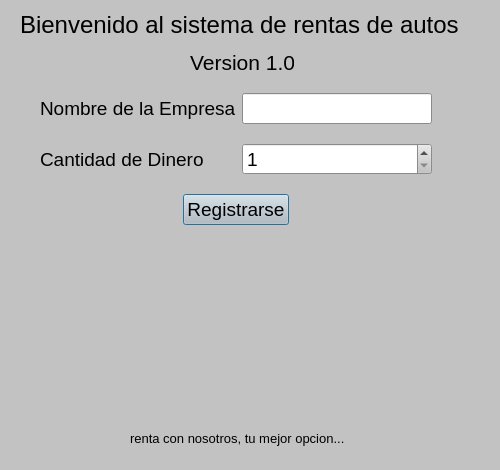
<?xml version="1.0" encoding="UTF-8"?>
<ui version="4.0">
 <class>Bienvenida</class>
 <widget class="QDialog" name="Bienvenida">
  <property name="geometry">
   <rect>
    <x>0</x>
    <y>0</y>
    <width>500</width>
    <height>470</height>
   </rect>
  </property>
  <property name="minimumSize">
   <size>
    <width>500</width>
    <height>470</height>
   </size>
  </property>
  <property name="maximumSize">
   <size>
    <width>500</width>
    <height>470</height>
   </size>
  </property>
  <property name="palette">
   <palette>
    <active>
     <colorrole role="WindowText">
      <brush brushstyle="SolidPattern">
       <color alpha="255">
        <red>0</red>
        <green>0</green>
        <blue>0</blue>
       </color>
      </brush>
     </colorrole>
     <colorrole role="Button">
      <brush brushstyle="SolidPattern">
       <color alpha="255">
        <red>194</red>
        <green>194</green>
        <blue>194</blue>
       </color>
      </brush>
     </colorrole>
     <colorrole role="Light">
      <brush brushstyle="SolidPattern">
       <color alpha="255">
        <red>255</red>
        <green>255</green>
        <blue>255</blue>
       </color>
      </brush>
     </colorrole>
     <colorrole role="Midlight">
      <brush brushstyle="SolidPattern">
       <color alpha="255">
        <red>224</red>
        <green>224</green>
        <blue>224</blue>
       </color>
      </brush>
     </colorrole>
     <colorrole role="Dark">
      <brush brushstyle="SolidPattern">
       <color alpha="255">
        <red>97</red>
        <green>97</green>
        <blue>97</blue>
       </color>
      </brush>
     </colorrole>
     <colorrole role="Mid">
      <brush brushstyle="SolidPattern">
       <color alpha="255">
        <red>129</red>
        <green>129</green>
        <blue>129</blue>
       </color>
      </brush>
     </colorrole>
     <colorrole role="Text">
      <brush brushstyle="SolidPattern">
       <color alpha="255">
        <red>0</red>
        <green>0</green>
        <blue>0</blue>
       </color>
      </brush>
     </colorrole>
     <colorrole role="BrightText">
      <brush brushstyle="SolidPattern">
       <color alpha="255">
        <red>255</red>
        <green>255</green>
        <blue>255</blue>
       </color>
      </brush>
     </colorrole>
     <colorrole role="ButtonText">
      <brush brushstyle="SolidPattern">
       <color alpha="255">
        <red>0</red>
        <green>0</green>
        <blue>0</blue>
       </color>
      </brush>
     </colorrole>
     <colorrole role="Base">
      <brush brushstyle="SolidPattern">
       <color alpha="255">
        <red>255</red>
        <green>255</green>
        <blue>255</blue>
       </color>
      </brush>
     </colorrole>
     <colorrole role="Window">
      <brush brushstyle="SolidPattern">
       <color alpha="255">
        <red>194</red>
        <green>194</green>
        <blue>194</blue>
       </color>
      </brush>
     </colorrole>
     <colorrole role="Shadow">
      <brush brushstyle="SolidPattern">
       <color alpha="255">
        <red>0</red>
        <green>0</green>
        <blue>0</blue>
       </color>
      </brush>
     </colorrole>
     <colorrole role="AlternateBase">
      <brush brushstyle="SolidPattern">
       <color alpha="255">
        <red>224</red>
        <green>224</green>
        <blue>224</blue>
       </color>
      </brush>
     </colorrole>
     <colorrole role="ToolTipBase">
      <brush brushstyle="SolidPattern">
       <color alpha="255">
        <red>255</red>
        <green>255</green>
        <blue>220</blue>
       </color>
      </brush>
     </colorrole>
     <colorrole role="ToolTipText">
      <brush brushstyle="SolidPattern">
       <color alpha="255">
        <red>0</red>
        <green>0</green>
        <blue>0</blue>
       </color>
      </brush>
     </colorrole>
    </active>
    <inactive>
     <colorrole role="WindowText">
      <brush brushstyle="SolidPattern">
       <color alpha="255">
        <red>0</red>
        <green>0</green>
        <blue>0</blue>
       </color>
      </brush>
     </colorrole>
     <colorrole role="Button">
      <brush brushstyle="SolidPattern">
       <color alpha="255">
        <red>194</red>
        <green>194</green>
        <blue>194</blue>
       </color>
      </brush>
     </colorrole>
     <colorrole role="Light">
      <brush brushstyle="SolidPattern">
       <color alpha="255">
        <red>255</red>
        <green>255</green>
        <blue>255</blue>
       </color>
      </brush>
     </colorrole>
     <colorrole role="Midlight">
      <brush brushstyle="SolidPattern">
       <color alpha="255">
        <red>224</red>
        <green>224</green>
        <blue>224</blue>
       </color>
      </brush>
     </colorrole>
     <colorrole role="Dark">
      <brush brushstyle="SolidPattern">
       <color alpha="255">
        <red>97</red>
        <green>97</green>
        <blue>97</blue>
       </color>
      </brush>
     </colorrole>
     <colorrole role="Mid">
      <brush brushstyle="SolidPattern">
       <color alpha="255">
        <red>129</red>
        <green>129</green>
        <blue>129</blue>
       </color>
      </brush>
     </colorrole>
     <colorrole role="Text">
      <brush brushstyle="SolidPattern">
       <color alpha="255">
        <red>0</red>
        <green>0</green>
        <blue>0</blue>
       </color>
      </brush>
     </colorrole>
     <colorrole role="BrightText">
      <brush brushstyle="SolidPattern">
       <color alpha="255">
        <red>255</red>
        <green>255</green>
        <blue>255</blue>
       </color>
      </brush>
     </colorrole>
     <colorrole role="ButtonText">
      <brush brushstyle="SolidPattern">
       <color alpha="255">
        <red>0</red>
        <green>0</green>
        <blue>0</blue>
       </color>
      </brush>
     </colorrole>
     <colorrole role="Base">
      <brush brushstyle="SolidPattern">
       <color alpha="255">
        <red>255</red>
        <green>255</green>
        <blue>255</blue>
       </color>
      </brush>
     </colorrole>
     <colorrole role="Window">
      <brush brushstyle="SolidPattern">
       <color alpha="255">
        <red>194</red>
        <green>194</green>
        <blue>194</blue>
       </color>
      </brush>
     </colorrole>
     <colorrole role="Shadow">
      <brush brushstyle="SolidPattern">
       <color alpha="255">
        <red>0</red>
        <green>0</green>
        <blue>0</blue>
       </color>
      </brush>
     </colorrole>
     <colorrole role="AlternateBase">
      <brush brushstyle="SolidPattern">
       <color alpha="255">
        <red>224</red>
        <green>224</green>
        <blue>224</blue>
       </color>
      </brush>
     </colorrole>
     <colorrole role="ToolTipBase">
      <brush brushstyle="SolidPattern">
       <color alpha="255">
        <red>255</red>
        <green>255</green>
        <blue>220</blue>
       </color>
      </brush>
     </colorrole>
     <colorrole role="ToolTipText">
      <brush brushstyle="SolidPattern">
       <color alpha="255">
        <red>0</red>
        <green>0</green>
        <blue>0</blue>
       </color>
      </brush>
     </colorrole>
    </inactive>
    <disabled>
     <colorrole role="WindowText">
      <brush brushstyle="SolidPattern">
       <color alpha="255">
        <red>97</red>
        <green>97</green>
        <blue>97</blue>
       </color>
      </brush>
     </colorrole>
     <colorrole role="Button">
      <brush brushstyle="SolidPattern">
       <color alpha="255">
        <red>194</red>
        <green>194</green>
        <blue>194</blue>
       </color>
      </brush>
     </colorrole>
     <colorrole role="Light">
      <brush brushstyle="SolidPattern">
       <color alpha="255">
        <red>255</red>
        <green>255</green>
        <blue>255</blue>
       </color>
      </brush>
     </colorrole>
     <colorrole role="Midlight">
      <brush brushstyle="SolidPattern">
       <color alpha="255">
        <red>224</red>
        <green>224</green>
        <blue>224</blue>
       </color>
      </brush>
     </colorrole>
     <colorrole role="Dark">
      <brush brushstyle="SolidPattern">
       <color alpha="255">
        <red>97</red>
        <green>97</green>
        <blue>97</blue>
       </color>
      </brush>
     </colorrole>
     <colorrole role="Mid">
      <brush brushstyle="SolidPattern">
       <color alpha="255">
        <red>129</red>
        <green>129</green>
        <blue>129</blue>
       </color>
      </brush>
     </colorrole>
     <colorrole role="Text">
      <brush brushstyle="SolidPattern">
       <color alpha="255">
        <red>97</red>
        <green>97</green>
        <blue>97</blue>
       </color>
      </brush>
     </colorrole>
     <colorrole role="BrightText">
      <brush brushstyle="SolidPattern">
       <color alpha="255">
        <red>255</red>
        <green>255</green>
        <blue>255</blue>
       </color>
      </brush>
     </colorrole>
     <colorrole role="ButtonText">
      <brush brushstyle="SolidPattern">
       <color alpha="255">
        <red>97</red>
        <green>97</green>
        <blue>97</blue>
       </color>
      </brush>
     </colorrole>
     <colorrole role="Base">
      <brush brushstyle="SolidPattern">
       <color alpha="255">
        <red>194</red>
        <green>194</green>
        <blue>194</blue>
       </color>
      </brush>
     </colorrole>
     <colorrole role="Window">
      <brush brushstyle="SolidPattern">
       <color alpha="255">
        <red>194</red>
        <green>194</green>
        <blue>194</blue>
       </color>
      </brush>
     </colorrole>
     <colorrole role="Shadow">
      <brush brushstyle="SolidPattern">
       <color alpha="255">
        <red>0</red>
        <green>0</green>
        <blue>0</blue>
       </color>
      </brush>
     </colorrole>
     <colorrole role="AlternateBase">
      <brush brushstyle="SolidPattern">
       <color alpha="255">
        <red>194</red>
        <green>194</green>
        <blue>194</blue>
       </color>
      </brush>
     </colorrole>
     <colorrole role="ToolTipBase">
      <brush brushstyle="SolidPattern">
       <color alpha="255">
        <red>255</red>
        <green>255</green>
        <blue>220</blue>
       </color>
      </brush>
     </colorrole>
     <colorrole role="ToolTipText">
      <brush brushstyle="SolidPattern">
       <color alpha="255">
        <red>0</red>
        <green>0</green>
        <blue>0</blue>
       </color>
      </brush>
     </colorrole>
    </disabled>
   </palette>
  </property>
  <property name="font">
   <font>
    <pointsize>14</pointsize>
   </font>
  </property>
  <property name="windowTitle">
   <string>Dialog</string>
  </property>
  <widget class="QLabel" name="label_6">
   <property name="geometry">
    <rect>
     <x>130</x>
     <y>240</y>
     <width>231</width>
     <height>211</height>
    </rect>
   </property>
   <property name="text">
    <string/>
   </property>
   <property name="pixmap">
    <pixmap resource="imagen.qrc">:/imagenes/Sin título-1.png</pixmap>
   </property>
   <property name="scaledContents">
    <bool>true</bool>
   </property>
  </widget>
  <widget class="QLabel" name="label">
   <property name="geometry">
    <rect>
     <x>20</x>
     <y>10</y>
     <width>446</width>
     <height>29</height>
    </rect>
   </property>
   <property name="font">
    <font>
     <pointsize>18</pointsize>
    </font>
   </property>
   <property name="text">
    <string>Bienvenido al sistema de rentas de autos </string>
   </property>
  </widget>
  <widget class="QLabel" name="label_2">
   <property name="geometry">
    <rect>
     <x>190</x>
     <y>50</y>
     <width>104</width>
     <height>25</height>
    </rect>
   </property>
   <property name="font">
    <font>
     <pointsize>16</pointsize>
    </font>
   </property>
   <property name="text">
    <string>Version 1.0</string>
   </property>
  </widget>
  <widget class="QWidget" name="layoutWidget">
   <property name="geometry">
    <rect>
     <x>40</x>
     <y>80</y>
     <width>392</width>
     <height>161</height>
    </rect>
   </property>
   <layout class="QGridLayout" name="gridLayout">
    <item row="1" column="1">
     <widget class="QSpinBox" name="spinBoxCantDinero">
      <property name="minimum">
       <number>1</number>
      </property>
      <property name="maximum">
       <number>1000000001</number>
      </property>
     </widget>
    </item>
    <item row="1" column="0">
     <widget class="QLabel" name="label_4">
      <property name="text">
       <string>Cantidad de Dinero</string>
      </property>
     </widget>
    </item>
    <item row="0" column="0">
     <widget class="QLabel" name="label_5">
      <property name="text">
       <string>Nombre de la Empresa</string>
      </property>
     </widget>
    </item>
    <item row="0" column="1">
     <widget class="QLineEdit" name="lineEditNombreEmpresa"/>
    </item>
    <item row="2" column="0" colspan="2">
     <layout class="QVBoxLayout" name="verticalLayout">
      <item>
       <layout class="QHBoxLayout" name="horizontalLayout">
        <item>
         <spacer name="horizontalSpacer">
          <property name="orientation">
           <enum>Qt::Horizontal</enum>
          </property>
          <property name="sizeHint" stdset="0">
           <size>
            <width>40</width>
            <height>20</height>
           </size>
          </property>
         </spacer>
        </item>
        <item>
         <widget class="QPushButton" name="pushButtonEntrar">
          <property name="cursor">
           <cursorShape>PointingHandCursor</cursorShape>
          </property>
          <property name="focusPolicy">
           <enum>Qt::StrongFocus</enum>
          </property>
          <property name="text">
           <string>Registrarse</string>
          </property>
         </widget>
        </item>
        <item>
         <spacer name="horizontalSpacer_2">
          <property name="orientation">
           <enum>Qt::Horizontal</enum>
          </property>
          <property name="sizeHint" stdset="0">
           <size>
            <width>40</width>
            <height>20</height>
           </size>
          </property>
         </spacer>
        </item>
       </layout>
      </item>
     </layout>
    </item>
   </layout>
  </widget>
  <widget class="QLabel" name="label_7">
   <property name="geometry">
    <rect>
     <x>130</x>
     <y>430</y>
     <width>321</width>
     <height>16</height>
    </rect>
   </property>
   <property name="font">
    <font>
     <pointsize>10</pointsize>
    </font>
   </property>
   <property name="text">
    <string>renta con nosotros, tu mejor opcion...</string>
   </property>
  </widget>
 </widget>
 <resources>
  <include location="imagen.qrc"/>
 </resources>
 <connections/>
</ui>
